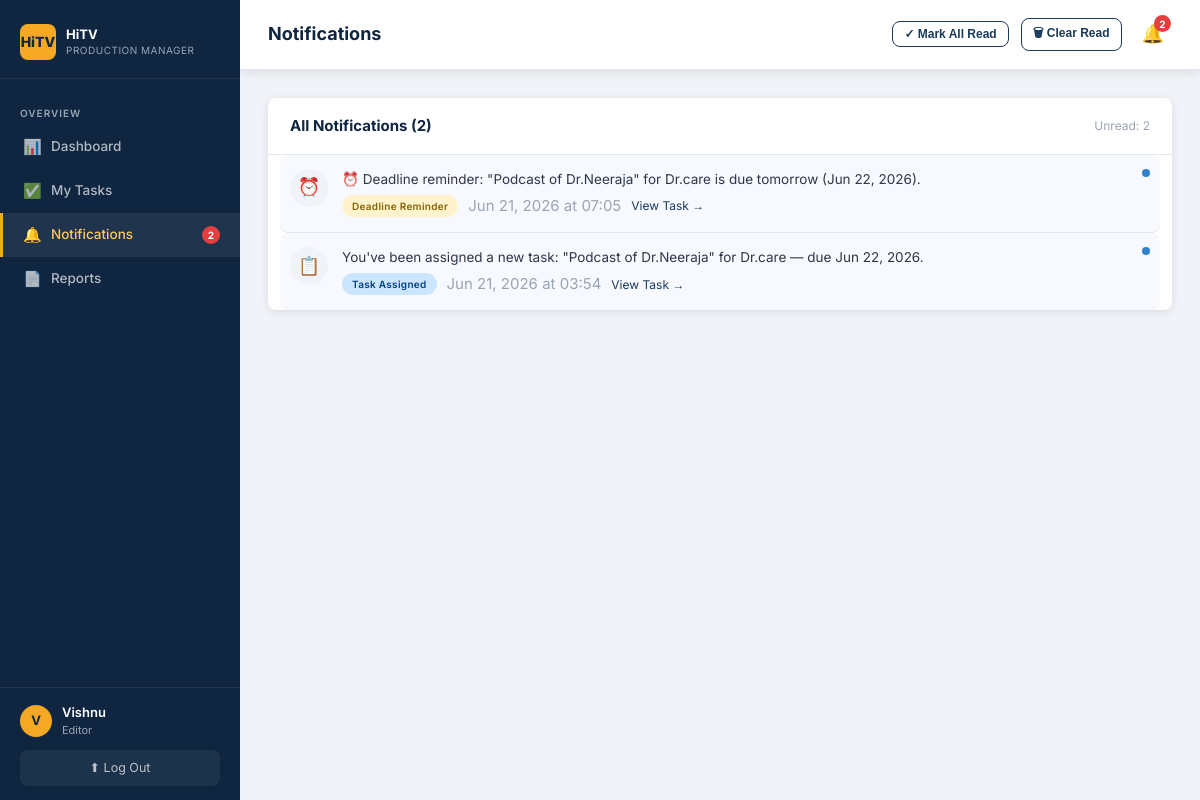
/notifications/ (signed in), run on the app's committed database.
### models.py (models this page shows, shortened)
class User(UserMixin, db.Model):
    __tablename__ = "users"
    id = db.Column(db.Integer, primary_key=True)
    username = db.Column(db.String(80), unique=True, nullable=False)
    email = db.Column(db.String(120), unique=True, nullable=False)
    password_hash = db.Column(db.String(256), nullable=False)
    role = db.Column(db.String(20), nullable=False, default="videographer")
    created_at = db.Column(db.DateTime, default=datetime.utcnow)
    assigned_tasks = db.relationship(
        "Task", foreign_keys="Task.assigned_to_id", back_populates="assignee", lazy="dynamic"
    )
    created_tasks = db.relationship(
        "Task", foreign_keys="Task.created_by_id", back_populates="creator", lazy="dynamic"
    )
    @property
    def is_admin(self) -> bool:
        return self.role == "admin"

class Notification(db.Model):
    __tablename__ = "notifications"
    id = db.Column(db.Integer, primary_key=True)
    user_id = db.Column(db.Integer, db.ForeignKey("users.id"), nullable=False)
    user = db.relationship("User", backref=db.backref("notifications", lazy="dynamic"))
    notif_type = db.Column(db.String(20), nullable=False, default="assigned")
    task_id = db.Column(db.Integer, db.ForeignKey("tasks.id", ondelete="SET NULL"), nullable=True)
    task = db.relationship("Task", backref=db.backref("notifications", lazy="dynamic",
                                                        passive_deletes=True))
    message = db.Column(db.String(500), nullable=False)
    is_read = db.Column(db.Boolean, default=False, nullable=False)
    created_at = db.Column(db.DateTime, default=datetime.utcnow)
    @property
    def type_icon(self) -> str:
        return {
            "assigned":   "📋",
            "unassigned": "🔕",
            "deadline":   "⏰",
            "status":     "🔄",
        }.get(self.notif_type, "🔔")
    @property
    def type_label(self) -> str:
        return NOTIF_TYPES.get(self.notif_type, "Notification")

### blueprints/notifications.py (the view)
@notifications_bp.route("/")
@login_required
def list_notifications():
    notifs = (
        Notification.query
        .filter_by(user_id=current_user.id)
        .order_by(Notification.created_at.desc())
        .limit(100)
        .all()
    )
    unread = [n for n in notifs if not n.is_read]
    for n in unread:
        n.is_read = True
    if unread:
        db.session.commit()
    return render_template("notifications/list.html", notifications=notifs)

### templates/notifications/list.html (shortened to what this page needs)
{% extends "base.html" %}
{% block page_title %}Notifications{% endblock %}
{% block topbar_actions %}
  {% if notifications %}
    <form method="POST" action="{{ url_for('notifications.mark_all_read') }}" style="display:inline;">
      <button type="submit" class="btn btn-outline btn-sm">✓ Mark All Read</button>
    </form>
    <form method="POST" action="{{ url_for('notifications.clear_all') }}" style="display:inline;"
          onsubmit="return confirm('Delete all read notifications?');">
      <button type="submit" class="btn btn-outline btn-sm">🗑 Clear Read</button>
    </form>
  {% endif %}
{% endblock %}
{% block content %}
{% if notifications %}
<div class="card">
  <div class="card-header">
    <span class="card-title">All Notifications ({{ notifications|length }})</span>
    <span style="font-size:12px;color:#9aa5b4;">
      Unread: {{ notifications|selectattr('is_read','equalto',false)|list|length }}
    </span>
  </div>
  <div style="padding:0 22px;">
    {% for notif in notifications %}
    <div class="notif-row {% if not notif.is_read %}notif-unread{% endif %}">
      <div class="notif-icon-wrap">
        <span class="notif-type-icon">{{ notif.type_icon }}</span>
      </div>
      <div class="notif-body">
        <div class="notif-message">{{ notif.message }}</div>
        <div class="notif-meta">
          <span class="badge badge-{{ notif.notif_type }}" style="font-size:10px;">
            {{ notif.type_label }}
          </span>
          <span style="color:#9aa5b4;">
            {{ notif.created_at.strftime('%b %d, %Y at %H:%M') }}
          </span>
          {% if notif.task_id %}
            <a href="{{ url_for('tasks.task_detail', task_id=notif.task_id) }}"
               style="color:#1a3a5c;font-size:12px;">View Task →</a>
          {% endif %}
        </div>
      </div>
      {% if not notif.is_read %}
      <div class="notif-actions">
        <span class="notif-dot" title="Unread"></span>
      </div>
      {% endif %}
    </div>
    {% endfor %}
  </div>
</div>
{% endif %}
{% endblock %}

### templates/base.html (shortened to what this page needs)
<!DOCTYPE html>
<html lang="en">
<head>
  <link rel="stylesheet" href="{{ url_for('static', filename='css/style.css') }}">
</head>
<body>
<div class="app-wrapper">
  <aside class="sidebar">
    <div class="sidebar-brand">
      <div class="brand-logo">
        <div class="brand-icon">HiTV</div>
        <div>
          <div class="brand-name">HiTV</div>
          <div class="brand-tagline">Production Manager</div>
        </div>
      </div>
    </div>
    <nav class="sidebar-nav">
      <div class="nav-section-label">Overview</div>
      <a class="nav-item {% if request.endpoint == 'main.dashboard' %}active{% endif %}"
         href="{{ url_for('main.dashboard') }}">
        <span class="nav-icon">📊</span> Dashboard
      </a>
      <a class="nav-item {% if request.blueprint == 'tasks' %}active{% endif %}"
         href="{{ url_for('tasks.list_tasks') }}">
        <span class="nav-icon">✅</span> My Tasks
      </a>
      <a class="nav-item {% if request.blueprint == 'notifications' %}active{% endif %}"
         href="{{ url_for('notifications.list_notifications') }}" style="position:relative;">
        <span class="nav-icon">🔔</span> Notifications
        {% if unread_notif_count > 0 %}
          <span class="nav-badge">{{ unread_notif_count }}</span>
        {% endif %}
      </a>
      <a class="nav-item {% if request.blueprint == 'reports' %}active{% endif %}"
         href="{{ url_for('reports.report') }}">
        <span class="nav-icon">📄</span> Reports
      </a>
    </nav>
    <div class="sidebar-footer">
      <div class="user-pill">
        <div class="user-avatar">{{ current_user.username[0].upper() if current_user.is_authenticated else '?' }}</div>
        <div class="user-info">
          <div class="user-name">{{ current_user.username if current_user.is_authenticated else 'Guest' }}</div>
          <div class="user-role">{{ current_user.role if current_user.is_authenticated else '' }}</div>
        </div>
      </div>
      <a href="{{ url_for('auth.logout') }}" class="logout-btn">⬆ Log Out</a>
    </div>
  </aside>
  <div class="main-content">
    <div class="topbar">
      <div class="page-title">{% block page_title %}{% endblock %}</div>
      <div class="topbar-right">
        {% block topbar_actions %}{% endblock %}
        <a href="{{ url_for('notifications.list_notifications') }}" class="topbar-bell"
           title="Notifications">
          🔔
          {% if unread_notif_count > 0 %}
            <span class="topbar-bell-badge">{{ unread_notif_count }}</span>
          {% endif %}
        </a>
      </div>
    </div>
    <div class="page-body">
      {% block content %}{% endblock %}
    </div>
  </div>
</div>
</body>
</html>

### data on the page
User: username "V", username "Vishnu", role "Editor"
Notification: type_icon "⏰", message "⏰ Deadline reminder: \"Podcast of Dr.Neeraja\" for Dr.care is due tomorrow (Jun 22, 2026).", type_label "Deadline Reminder", created_at "Jun 21, 2026 at 07:05", is_read False (drawn)
Notification: type_icon "📋", message "You've been assigned a new task: \"Podcast of Dr.Neeraja\" for Dr.care — due Jun 22, 2026.", type_label "Task Assigned", created_at "Jun 21, 2026 at 03:54", is_read False (drawn)

### other printed values
{{ unread_notif_count }} "2"
{{ notifications|length }} "2"
{{ notifications|selectattr('is_read','equalto',false)|list|length }} "2"
